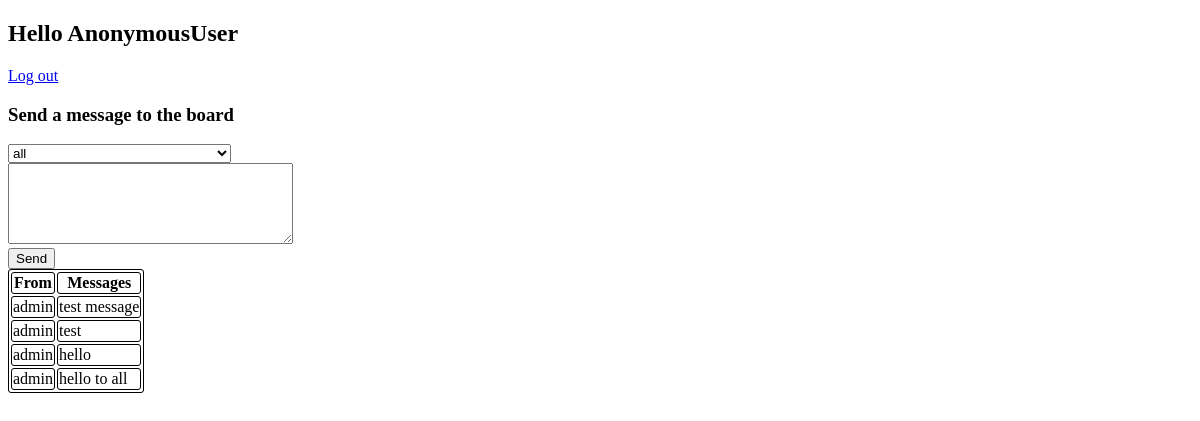
Before: /src/logged/ with the older database file.
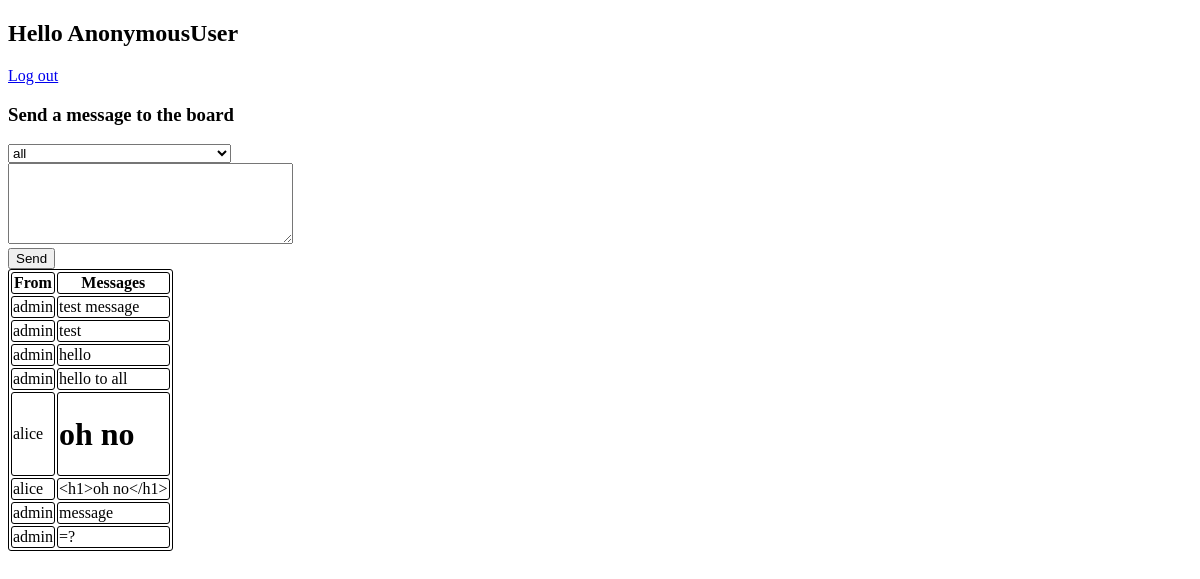
After: the same page with the newer database file.
### src/models.py (models this page shows)
class Message(models.Model):
    class Meta:
        db_table = "messages"
    messagetext = models.TextField()
    sender = models.CharField(max_length=150)
    receiver = models.CharField(max_length=150)

### src/views.py (the view)
# urls.py: path("logged/", views.logged, name="logged"),
def logged(request):
    current_user = request.user
    users = ['all'] + list(User.objects.exclude(username=current_user))
    messages = list(Message.objects.filter(
        receiver=current_user)) + list(Message.objects.filter(
        receiver='all'))
    return render(request, 'pages/logged.html', {"user": current_user, "users": users,"messages": messages})

### src/templates/pages/logged.html (shortened to what this page needs)
{% load static %}
<!DOCTYPE html>
<html>
    <head>
      <link rel="stylesheet" href="{% static 'project/styles.css' %}">
    </head>
    <body>
      <h2>Hello {{ user }}</h2>
      <a href="{% url 'logout' %}">Log out</a>
      <h3>Send a message to the board</h3>
      <form action="{% url 'send_message' %}" method="GET">
        <select name="receiver">
          {% for user in users %}
            {% if user is users.0 %}
              <option value="{{user}}">{{user}}</option>
            {% else %}
              <option value="{{user.username}}">{{user}}</option>
            {% endif %}
          {% endfor %}
        </select><br>
        <textarea name="messagetext" rows="5" cols="33"></textarea><br>
        <button type="submit">Send</button>
      </form>
      <table>
        <tr>
          <th>From</th>
          <th>Messages</th>
        </tr>
        {% for message in messages %}
          <tr>
            <td>{{message.sender}}</td>
            <td>{{message.messagetext | safe}}</td>
          </tr>
        {% endfor %}
      </table>
    </body>
</html>

Changed rows visible on the page:
added Message: sender "alice", messagetext "oh no"
added Message: sender "alice", messagetext "<h1>oh no</h1>"
added Message: sender "admin", messagetext "message"
added Message: sender "admin", messagetext "=?"
